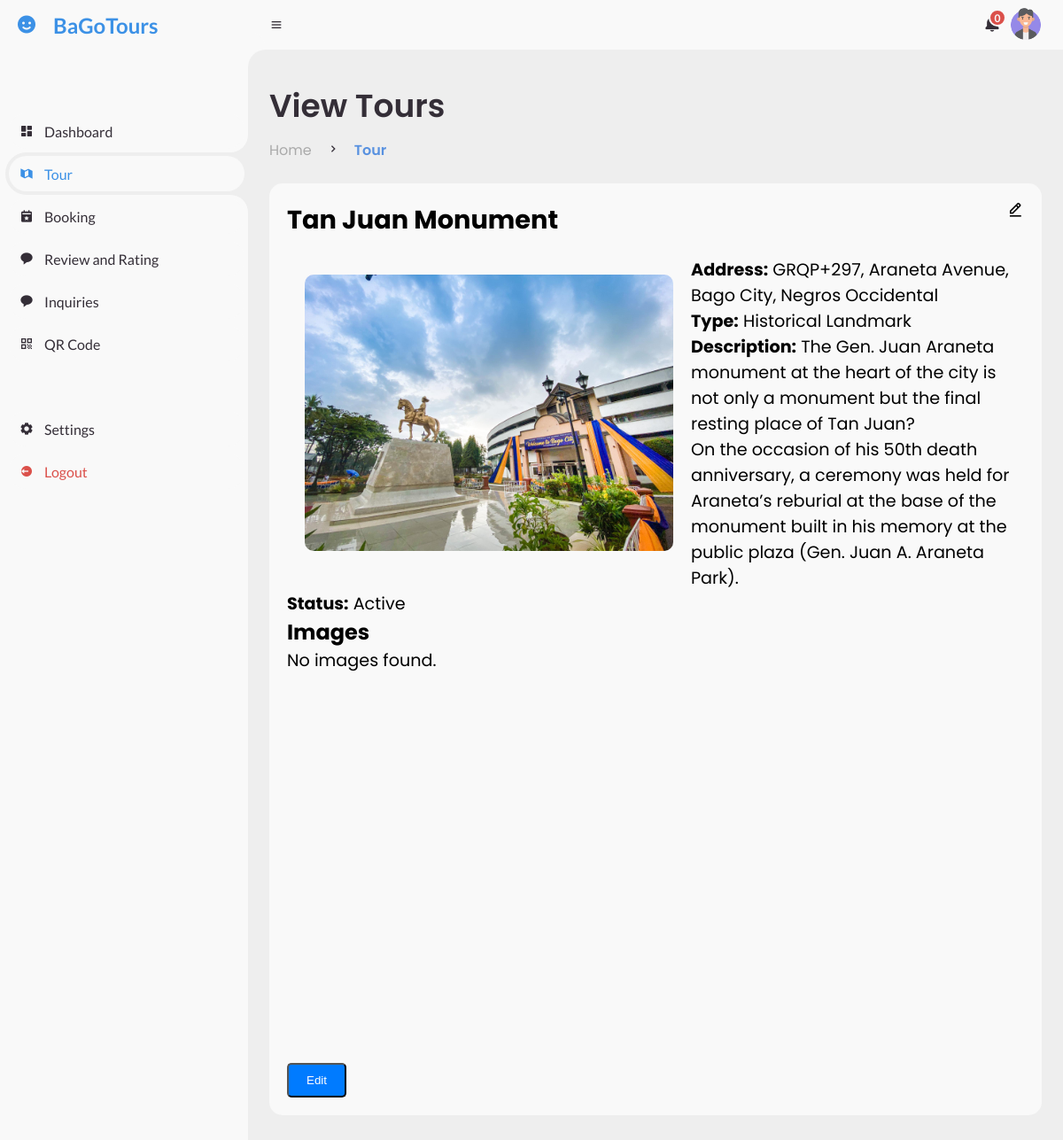
The page /owner/tour.php (signed in) on the database as committed earlier.
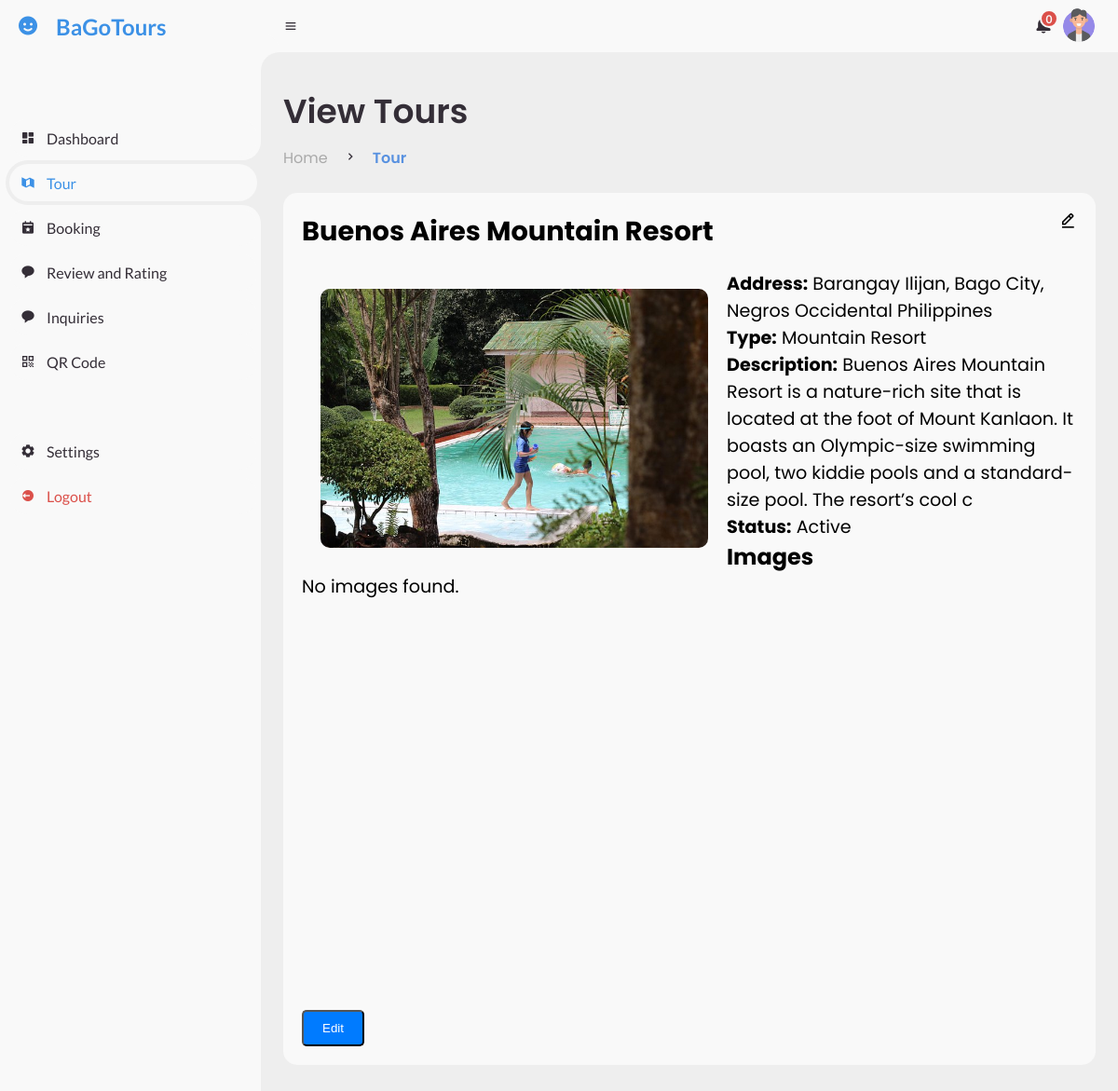
The same page on the database as committed later.
### tables this page shows
CREATE TABLE `tours` (
  `id` int(50) NOT NULL,
  `user_id` int(50) NOT NULL,
  `img` varchar(50) NOT NULL,
  `title` varchar(200) NOT NULL,
  `address` varchar(200) NOT NULL,
  `latitude` varchar(50) NOT NULL,
  `longitude` varchar(50) NOT NULL,
  `type` varchar(50) NOT NULL,
  `description` varchar(1000) NOT NULL,
  `proof` varchar(50) NOT NULL,
  `proof_image` varchar(150) NOT NULL,
  `status` varchar(50) NOT NULL,
  `date_created` datetime NOT NULL DEFAULT current_timestamp(),
  `expiry` date DEFAULT NULL
);

### func/user_func.php (called while the page is built, shortened)
<?php
function getTourById($conn, $id)
{
    $stmt = $conn->prepare("SELECT * FROM tours WHERE id = :id");
    $stmt->bindParam(":id", $id, PDO::PARAM_INT);
    $stmt->execute();
    return $stmt->fetch(PDO::FETCH_ASSOC);
}

### owner/tour.php (the view, shortened to what this page needs)
<?php
include '../include/db_conn.php';
include '../func/user_func.php';
$tour_id = $_SESSION['tour_id'];
$tour = getTourById($conn, $tour_id);
$tourImage = getTourImageById($conn, $tour_id);
?>
<!DOCTYPE html>
<html lang="en">
<head>
    <link href='https://unpkg.com/boxicons@2.0.9/css/boxicons.min.css' rel='stylesheet'>
    <link rel="stylesheet" href="../assets/css/admin.css">
    <link href="https://api.mapbox.com/mapbox-gl-js/v3.3.0/mapbox-gl.css" rel="stylesheet" />
</head>
<body>
    <?php include 'includes/sidebar.php'; ?>
    <section id="content">
        <?php include 'includes/navbar.php'; ?>
        <main id="main">
            <div class="head-title">
                <div class="left">
                    <h1>View Tours</h1>
                    <?php include 'includes/breadcrumb.php'; ?>
                </div>
            </div>
            <div class="tour-container">
                <div class="head">
                    <h1><?php echo htmlspecialchars($tour['title'], ENT_QUOTES, 'UTF-8'); ?></h1>
                    <i class='bx bx-edit-alt' onclick="loadDoc()"></i>
                </div>
                <div class="detail-container">
                    <?php if (!empty($tour)) { ?>
                        <img src="../upload/Tour Images/<?php echo htmlspecialchars($tour['img'], ENT_QUOTES, 'UTF-8'); ?>" alt="Tour Image">
                        <p><strong>Address:</strong> <?php echo htmlspecialchars($tour['address'], ENT_QUOTES, 'UTF-8'); ?></p>
                        <p><strong>Type:</strong> <?php echo htmlspecialchars($tour['type'], ENT_QUOTES, 'UTF-8'); ?></p>
                        <p><strong>Description:</strong> <?php echo nl2br(htmlspecialchars($tour['description'], ENT_QUOTES, 'UTF-8')); ?></p>
                        <p><strong>Status:</strong> <?php echo $tour['status'] == 1 ? 'Active' : 'Inactive'; ?></p>
                    <?php } else { ?>
                        <p>Tour not found.</p>
                    <?php } ?>
                </div>
                <div id="tour-images">
                    <h2>Images</h2>
                    <div class="row">
                        <?php if (!empty($tourImage)) {
                            foreach ($tourImage as $img) { ?>
                                <div class="col-md-3">
                                    <img src="../upload/Tour Images/<?php echo htmlspecialchars($img['img'], ENT_QUOTES, 'UTF-8'); ?>" alt="Tour Image" style="width: 100%; border-radius: 10px;">
                                </div>
                            <?php }
                        } else { ?>
                            <p>No images found.</p>
                        <?php } ?>
                    </div>
                </div>
                <div id="map" style="height: 400px; width: 100%; margin-top: 20px;"></div>
                <button class="btn-edit" type="button" onclick="loadDoc()">Edit</button>
            </div>
        </main>
    </section>
</body>
</html>

Rows that differ between the two databases and show on the page:
no longer on this page (row edited): tours: title "Tan Juan Monument", img (picture), address "GRQP+297, Araneta Avenue, Bago City, Negros Occidental", type "Historical Landmark", description "The Gen. Juan Araneta monument at the heart of the city is not only a monument but the final resting place of Tan Juan? On the occasion of his 50th death anniversary, a ceremony was held for Araneta’s reburial at the base of the monument built in his memory at the public plaza (Gen. Juan A. Araneta Park)."
now on this page (row edited): tours: title "Buenos Aires Mountain Resort", img (picture), address "Barangay Ilijan, Bago City, Negros Occidental Philippines", type "Mountain Resort", description "Buenos Aires Mountain Resort is a nature-rich site that is located at the foot of Mount Kanlaon. It boasts an Olympic-size swimming pool, two kiddie pools and a standard-size pool. The resort’s cool c"
